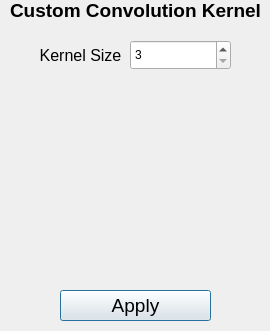
<?xml version="1.0" encoding="UTF-8"?>
<ui version="4.0">
 <class>ConvolutionQwidget</class>
 <widget class="QWidget" name="ConvolutionQwidget">
  <property name="geometry">
   <rect>
    <x>0</x>
    <y>0</y>
    <width>270</width>
    <height>331</height>
   </rect>
  </property>
  <property name="windowTitle">
   <string>Form</string>
  </property>
  <widget class="QPushButton" name="pushButton">
   <property name="geometry">
    <rect>
     <x>60</x>
     <y>290</y>
     <width>151</width>
     <height>31</height>
    </rect>
   </property>
   <property name="font">
    <font>
     <pointsize>14</pointsize>
    </font>
   </property>
   <property name="text">
    <string>Apply</string>
   </property>
   <property name="default">
    <bool>true</bool>
   </property>
  </widget>
  <widget class="QLabel" name="label">
   <property name="geometry">
    <rect>
     <x>0</x>
     <y>-10</y>
     <width>271</width>
     <height>41</height>
    </rect>
   </property>
   <property name="font">
    <font>
     <pointsize>14</pointsize>
     <weight>75</weight>
     <bold>true</bold>
    </font>
   </property>
   <property name="text">
    <string>Custom Convolution Kernel</string>
   </property>
   <property name="alignment">
    <set>Qt::AlignCenter</set>
   </property>
  </widget>
  <widget class="QSpinBox" name="spinBox">
   <property name="geometry">
    <rect>
     <x>130</x>
     <y>40</y>
     <width>101</width>
     <height>30</height>
    </rect>
   </property>
   <property name="minimum">
    <number>3</number>
   </property>
   <property name="maximum">
    <number>7</number>
   </property>
   <property name="singleStep">
    <number>2</number>
   </property>
   <property name="value">
    <number>3</number>
   </property>
  </widget>
  <widget class="QLabel" name="label_2">
   <property name="geometry">
    <rect>
     <x>10</x>
     <y>40</y>
     <width>141</width>
     <height>30</height>
    </rect>
   </property>
   <property name="font">
    <font>
     <pointsize>12</pointsize>
     <weight>50</weight>
     <bold>false</bold>
    </font>
   </property>
   <property name="text">
    <string>Kernel Size</string>
   </property>
   <property name="alignment">
    <set>Qt::AlignCenter</set>
   </property>
  </widget>
  <widget class="QWidget" name="widgetTable" native="true">
   <property name="geometry">
    <rect>
     <x>10</x>
     <y>80</y>
     <width>250</width>
     <height>200</height>
    </rect>
   </property>
  </widget>
 </widget>
 <resources/>
 <connections/>
</ui>
